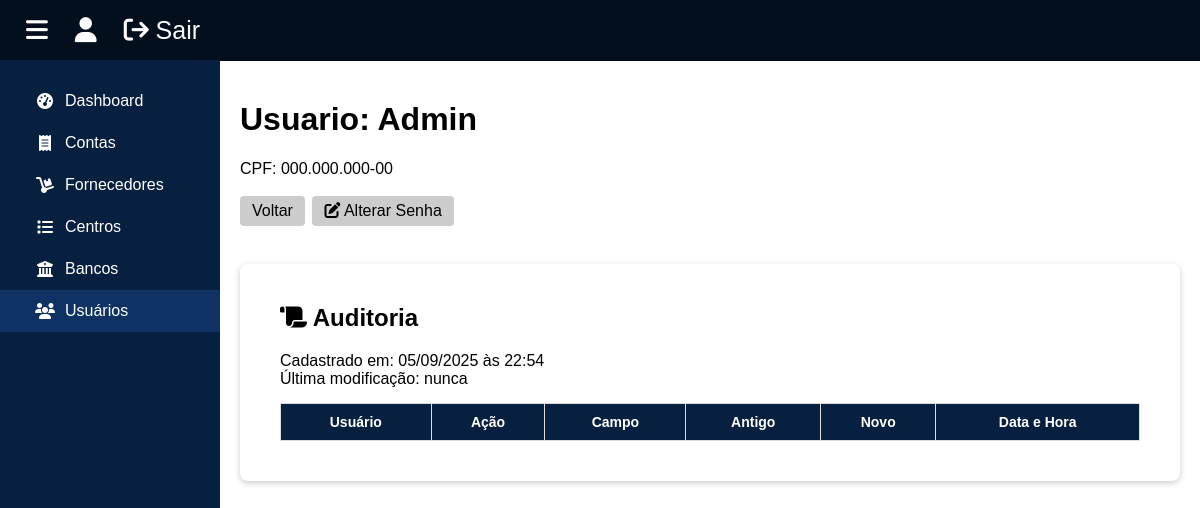
The page /usuarios/detalhar/1 (signed in) on the database its author committed.
### tables this page shows
CREATE TABLE usuario(
    id SMALLINT UNSIGNED AUTO_INCREMENT PRIMARY KEY,
    cpf VARCHAR(11) UNIQUE NOT NULL,
    nome VARCHAR(45) NOT NULL,
    senha VARCHAR(255) NOT NULL,
    data_criacao DATETIME NOT NULL DEFAULT NOW(),
    data_edicao DATETIME ON UPDATE NOW(),
    `enabled` TINYINT NOT NULL DEFAULT 1
);

### src/Controllers/Usuarios.php (called while the page is built, shortened)
<?php
class Usuarios
{
    private int $id;
    function __construct(string $view = 'index', string $param = '')
    {
        if (strlen($param) > 0) {
            $id = filter_var($param, FILTER_VALIDATE_INT);
            if ($id) {
                $this->id = $id;
            } else {
                $_SESSION['message'] = ['Usuario não encontrado', 'fail'];
                header("Location: /usuarios");
                exit;
            }
        }
        $this->loadView($view);
    }
    private function loadView(string $view): void
    {
        if (isset($this->id)) {
            $usuario = Usuario::getById($this->id);
        }
        include 'templates/header.php';
        include "src/Views/usuarios/$view.php";
        include 'templates/footer.php';
    }
}

### loadController.php (called while the page is built, shortened)
<?php
$url = explode('/', rtrim(filter_input(INPUT_GET, 'url', FILTER_DEFAULT), '/'), 5);
$controller = str_replace(' ', '', ucwords(str_replace('-', ' ', strtolower(array_shift($url)))));
new ($c)(...$url);

### index.php (called while the page is built, shortened)
<?php
include "loadController.php";

### src/Models/Database.php (called while the page is built, shortened)
<?php
class Database
{
    private static ?PDO $conn = null;
    public static function getConnection(): PDO
    {
        if (self::$conn == null) {
            try {
                self::$conn = new PDO(
                    "mysql:dbname={$_ENV['DB_NAME']};host={$_ENV['HOST_NAME']};charset=utf8mb4",
                    $_ENV['DB_USERNAME'],
                    $_ENV['DB_PASSWORD'],
                    [PDO::ATTR_ERRMODE => PDO::ERRMODE_EXCEPTION]
                );
            } catch (PDOException $e) {
                Logger::error('Erro de banco de dados', ['PDOException' => $e->getMessage()]);
                $_SESSION['message'] = ['Houve um erro sério, favor contatar o desenvolvedor do sistema', 'fail'];
                exit;
            }
        }
        return self::$conn;
    }
    public static function getById(string $table, int $id): array|false
    {
        $stmt = self::getConnection()->query("SELECT * FROM $table WHERE id = $id");
        return $stmt->fetch(PDO::FETCH_ASSOC);
    }
}

### src/Models/Usuario.php (called while the page is built, shortened)
<?php
class Usuario
{
    public function getId()
    {
        return $this->id;
    }
    public function getMaskedCpf(): string
    {
        return Cpf::maskCpf($this->cpf);
    }
    public function getNome()
    {
        return $this->nome;
    }
    public function getData_criacao()
    {
        return $this->data_criacao;
    }
    public function getData_edicao()
    {
        return $this->data_edicao;
    }
    public static function getById(int $id): Usuario
    {
        $usuario = Database::getById('usuario', $id);
        extract($usuario);
        return new Usuario($id, $cpf, $nome, $senha, $data_criacao, $data_edicao, $enabled);
    }
}

### src/Controllers/Services/Cpf.php (called while the page is built, shortened)
<?php
class Cpf
{
    public static function maskCpf(string $unmaskedCpf): string
    {
        $chunks = str_split($unmaskedCpf, 3);
        return $chunks[0] . '.' . $chunks[1] . '.' . $chunks[2] . '-' . $chunks[3];
    }
}

### src/Views/usuarios/detalhar.php (the view, shortened to what this page needs)
<?php
$data_criacao = DateTime::createFromFormat("Y-m-d H:i:s", $usuario->getData_criacao());
if ($usuario->getData_edicao() != null) {
    $data_edicao = DateTime::createFromFormat("Y-m-d H:i:s", $usuario->getData_edicao());
    $data_edicao = $data_edicao->format("d/m/Y \à\s H:i");
} else {
    $data_edicao = 'nunca';
}
?>
<h1>Usuario: <?= $usuario->getNome() ?></h1>
CPF: <?= $usuario->getMaskedCpf() ?> <br>
<br>
<a class="btn" href="/usuarios" style="margin-right: 3px;">Voltar</a> <?php if ($_SESSION['usuario_id'] == $usuario->getId() || $_SESSION['usuario_id'] == 1): ?> <a class="btn" href="/usuarios/alterar-senha/<?= $usuario->getId() ?>"><i class="fa-solid fa-pen-to-square"></i> Alterar Senha</a> <?php endif; ?>
<br><br>
<?php include 'templates/auditoria.php'; ?>

### templates/header.php (shortened to what this page needs)
<!DOCTYPE html>
<html lang="pt-br">
<head>
    <link rel="stylesheet" href="https://cdnjs.cloudflare.com/ajax/libs/font-awesome/6.4.0/css/all.min.css">
    <link rel="stylesheet" href="/public/css/base.css">
    <link rel="stylesheet" href="/public/css/charcounter.css">
</head>
<body>
    <header id="topbar">
        <a onclick="collapse()"><i class="fa-solid fa-bars"></i></a>
        <a href="/usuarios/detalhar/<?= $_SESSION['usuario_id'] ?? '#' ?>"><i class="fa-solid fa-user"></i></a>
        <a href="/login/sair"><i class="fa-solid fa-arrow-right-from-bracket"></i> Sair</a>
    </header>
    <div class="main-layout">
        <div id="sidebar">
            <?php
            $controller = explode('/', $_SERVER['REQUEST_URI'])[1];
            $menuItems = [
                'dashboard' => ['icon' => 'fas fa-tachometer-alt', 'label' => 'Dashboard'],
                'contas' => ['icon' => 'fa-solid fa-receipt', 'label' => 'Contas'],
                'fornecedores' => ['icon' => 'fa-solid fa-dolly', 'label' => 'Fornecedores'],
                'centros-de-custo' => ['icon' => 'fa-solid fa-list', 'label' => 'Centros'],
                'bancos' => ['icon' => 'fa-solid fa-building-columns', 'label' => 'Bancos'],
                'usuarios' => ['icon' => 'fa-solid fa-users', 'label' => 'Usuários']
            ];
            foreach ($menuItems as $item => $info) {
                $active = $controller == $item ? '#0d3263' : '#08203f';
                echo "<a href='/$item' style='background: $active'>
                    <i class='{$info['icon']}'></i>{$info['label']}
                </a>";
            }
            ?>
        </div>
        <div class="content">

### templates/auditoria.php (shortened to what this page needs)
<div class="section">
    <h2><i class="fa-solid fa-scroll"></i> Auditoria</h2>
    <?php
    echo "Cadastrado em: " . $data_criacao->format("d/m/Y \à\s H:i");
    if (isset($data_edicao)) {
        echo "<br>Última modificação: $data_edicao";
    }
    ?>
    <table class="auditoria">
        <tr>
            <th>Usuário</th>
            <th>Ação</th>
            <th>Campo</th>
            <th>Antigo</th>
            <th>Novo</th>
            <th>Data e Hora</th>
        </tr>
    </table>
</div>

### templates/footer.php (shortened to what this page needs)
        </div>
    </div>
</body>
</html>

### public/css/base.css (style rules this page uses)
body { margin: 0; font-family: Arial, sans-serif; display: flex; flex-direction: column; flex-wrap: wrap; }
.main-layout { display: flex; margin-top: 60px; }
.content { flex: 1; padding: 20px; margin-left: 220px; }
.section { background: white; padding: 40px; padding-top: 20px; margin-top: 20px; border-radius: 8px; box-shadow: 0 2px 6px rgba(0, 0, 0, 0.2); }
table { width: 100%; border-collapse: collapse; margin-top: 15px; }
table th, table td { border: 1px solid #ddd; padding: 10px; text-align: center; font-size: 14px; }
table th { background: #08203f; color: white; }
.btn { border: 0px; font-family: Arial, Helvetica, sans-serif; display: inline-block; padding: 6px 12px; background: #ccc; color: black; text-decoration: none; border-radius: 4px; }
#topbar { width: 100%; height: fit-content; padding: 16px; background-color: #040f1e; position: fixed; text-align: left; font-size: 25px; }
#topbar a { margin: 10px; color: #FFF; text-decoration: none; cursor: pointer; }
#sidebar { position: fixed; background-color: #08203f; width: 220px; min-height: calc(100vh - 60px); display: flex; flex-direction: column; padding-top: 20px; }
#sidebar a { display: flex; align-items: center; padding: 12px 35px; color: #fff; text-decoration: none; transition: 0.2s; }
#sidebar i { margin-right: 10px; min-width: 20px; text-align: center; }

### rows shown on the page
usuario: nome "Admin", cpf "000.000.000-00", data_criacao "05/09/2025 às 22:54", data_edicao "nunca"

### other values the page prints
$info['label'] "Dashboard"
$info['label'] "Contas"
$info['label'] "Fornecedores"
$info['label'] "Centros"
$info['label'] "Bancos"
$info['label'] "Usuários"
